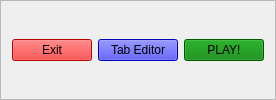
         <widget class="QFrame" name="frame_4">
          <property name="styleSheet">
           <string notr="true">#frame_4{

border: 2px solid black;
}</string>
          </property>
          <property name="frameShape">
           <enum>QFrame::StyledPanel</enum>
          </property>
          <property name="frameShadow">
           <enum>QFrame::Raised</enum>
          </property>
          <layout class="QHBoxLayout" name="horizontalLayout_2">
           <item>
            <widget class="QPushButton" name="exitButton">
             <property name="styleSheet">
              <string notr="true">QPushButton { 
background-color: red; 
 }</string>
             </property>
             <property name="text">
              <string>Exit</string>
             </property>
            </widget>
           </item>
           <item>
            <widget class="QPushButton" name="loadTabButton">
             <property name="styleSheet">
              <string notr="true">QPushButton { 
background-color: blue; 
 }</string>
             </property>
             <property name="text">
              <string>Tab Editor</string>
             </property>
            </widget>
           </item>
           <item>
            <widget class="QPushButton" name="confirmButton">
             <property name="enabled">
              <bool>true</bool>
             </property>
             <property name="sizePolicy">
              <sizepolicy hsizetype="Minimum" vsizetype="Fixed">
               <horstretch>0</horstretch>
               <verstretch>0</verstretch>
              </sizepolicy>
             </property>
             <property name="styleSheet">
              <string notr="true">QPushButton { 
background-color: green; 
 }</string>
             </property>
             <property name="text">
              <string>PLAY!</string>
             </property>
            </widget>
           </item>
          </layout>
         </widget>
